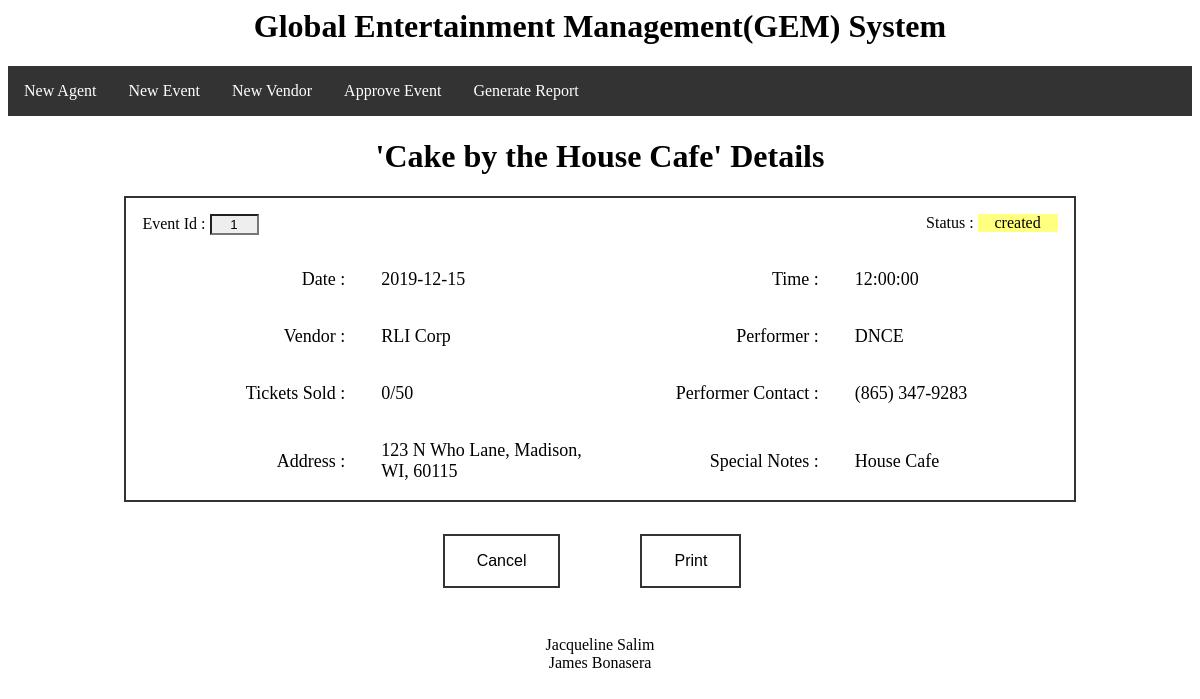
Page /generateEventInfo.php?id=1 on the committed database.
### tables this page shows
CREATE TABLE Event
(EventId int auto_increment PRIMARY KEY,
EventName CHAR(50),
Street CHAR(50),
City CHAR(20),
State CHAR(2),
Zip CHAR(10),
Date DATE,
StartTime TIME,
Status CHAR(10),
SeatingCapacity int,
Notes TEXT,
NumTicketsSold int,
Singer CHAR(53),
PerformerType CHAR(6),
PerformerId int,
EventManagerId int,
VendorId int,
foreign key (EventManagerId) references EventManager(EventManagerId),
foreign key (VendorId) references Vendor(VendorId));

CREATE TABLE Vendor
(VendorId int auto_increment PRIMARY KEY,
BusinessName CHAR(50),
Street CHAR(50),
City CHAR(20),
State CHAR(2),
Zip CHAR(10),
Type CHAR(15),
RepFirstName CHAR(25),
RepLastName CHAR(25),
RepEmail CHAR(40),
RepCellNum CHAR(10));

CREATE TABLE Band
(BandId int auto_increment PRIMARY KEY,
BandName CHAR(20),
RatePerEvent double,
Notes TEXT,
CellNum CHAR(10),
AgentId int,
foreign key (AgentId) references Agent(AgentId));

### generateEventInfo.php (the view, shortened to what this page needs)
<?php
  include("conn.php");
  if (isset($_GET['id'])) {
  $id = $_GET['id'];
  $sql = "SELECT EventId,EventName,SeatingCapacity,Notes,BusinessName,FirstName,LastName,Date,StartTime,Status,NumTicketsSold,Singer,PerformerType,PerformerId,Event.Street as Street,Event.City as City,Event.State as State,Event.Zip as Zip FROM Event,EventManager,Vendor WHERE Event.EventManagerId = EventManager.EventManagerId AND Event.VendorId = Vendor.VendorId AND EventId = ".$id;
  foreach($conn->query($sql) as $events)
  {
  echo '<h1 align="center">\''.$events['EventName'].'\' Details</h1>';
  echo '<form action="generateReport.php" method="post">';
  echo '<div align="center">';
  echo '<div style=" border: 2px solid #333333; width: 80%">';
   echo '<table width="100%">';
   echo '<div style="float: left; padding: 1em">';
    echo '<label>Event Id : </label>';
    echo '<input style="background: #eeeeee; text-align: center" name="eventId" value="'.$events['EventId'].'" size="3" readonly>';
   echo '</div>';
   echo '<div style="float: right; padding: 1em">';
    echo '<label>Status : </label>';
    echo '<label style="background: #ffff80; text-align: center; width: 80px; display: inline-block">'.$events['Status'].'</label>';
   echo '</div>';
   echo '<tr>';
   echo '<td align="right" width="25%">';
    echo '<label>Date :</label>';
   echo '</td>';
   echo '<td align="left" width="25%">';
    echo '<label>'.$events['Date'].'</label>';
   echo '</td>';
   echo '<td align="right" width="25%">';
    echo '<label>Time :</label>';
   echo '</td>';
   echo '<td align="left" width="25%">';
    echo '<label>'.$events['StartTime'].'</label>';
   echo '</td>';
   echo '</tr>';
   echo '<tr>';
   echo '<td align="right" width="25%">';
    echo '<label>Vendor :</label>';
   echo '</td>';
   echo '<td align="left" width="25%">';
    echo '<label>'.$events['BusinessName'].'</label>';
   echo '</td>';
   echo '<td align="right" width="25%">';
    echo '<label>Performer :</label>';
   echo '</td>';
   echo '<td align="left" width="25%">';
    echo '<label>'.$events['Singer'].'</label>';
   echo '</td>';
   echo '</tr>';
   echo '<tr>';
   echo '<td align="right" width="25%">';
    echo '<label>Tickets Sold :</label>';
   echo '</td>';
   echo '<td align="left" width="25%">';
    echo '<label>'.$events['NumTicketsSold'].'/'.$events['SeatingCapacity'].'</label>';
   echo '</td>';
   if($events['PerformerType'] == 'Artist'){
     $singerSql = "select Email, CellNum from Artist where Artist.ArtistId =".$events['PerformerId'];
     foreach($conn->query($singerSql) as $info){
      $parsedInfo = str_split($info['CellNum']);
      $formattedCell = '('.$parsedInfo[0].$parsedInfo[1].$parsedInfo[2].') '.$parsedInfo[3].$parsedInfo[4].$parsedInfo[5].'-'.$parsedInfo[6].$parsedInfo[7].$parsedInfo[8].$parsedInfo[9];
       echo '<td align="right" width="25%">';
        echo '<label>Performer Contact :</label>';
       echo '</td>';
       echo '<td align="left" width="25%">';
        echo '<label>'.$formattedCell.'<br>'.$info['Email'].'</label>';
       echo '</td>';
     }
   }
   else{
     $singerSql = "select CellNum from Band where Band.BandId =".$events['PerformerId'];
     foreach($conn->query($singerSql) as $info){
     $parsedInfo = str_split($info['CellNum']);
     $formattedCell = '('.$parsedInfo[0].$parsedInfo[1].$parsedInfo[2].') '.$parsedInfo[3].$parsedInfo[4].$parsedInfo[5].'-'.$parsedInfo[6].$parsedInfo[7].$parsedInfo[8].$parsedInfo[9];
       echo '<td align="right" width="25%">';
        echo '<label>Performer Contact :</label>';
       echo '</td>';
       echo '<td align="left" width="25%">';
        echo '<label>'.$formattedCell.'</label>';
       echo '</td>';
     }
   }
   echo '</tr>';
   echo '<tr>';
   echo '<td align="right" width="25%">';
    echo '<label>Address :</label>';
   echo '</td>';
   echo '<td align="left" width="25%">';
    echo '<label>'.$events['Street'].', '.$events['City'].', '.$events['State'].', '.$events['Zip'].'</label>';
   echo '</td>';
   echo '<td align="right" width="25%">';
    echo '<label>Special Notes :</label>';
   echo '</td>';
   echo '<td align="left" width="25%">';
    echo '<label>'.$events['Notes'].'</label>';
   echo '</td>';
   echo '</tr>';
  echo '</table>';
  echo '</div>';
  echo '<div style="padding: 2em;"  align="center">';
    echo '<button class="button button1" style="margin: 0 2em" onClick="history.back()" name="foo" value="cancel">Cancel</button>';
    echo '<button type="submit" onClick="window.print()" class="button button1" style="margin: 0 3em">Print</button>';
  echo '</div>';
  echo '</div>';
  echo '</form>';
  }
  }
?>

### rows in the picture
event: EventName "Cake by the House Cafe", eventId "1", Status "created", Date "2019-12-15", StartTime "12:00:00", VendorId.BusinessName "RLI Corp", Singer "DNCE", NumTicketsSold "0", SeatingCapacity "50", Street "123 N Who Lane", City "Madison", State "WI", Zip "60115", Notes "House Cafe"
band: CellNum "(865) 347-9283"
